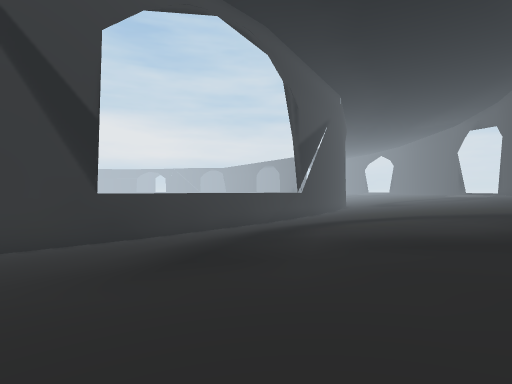
View 1 (above)

19 first-person views from a walk through a Unity game level. The camera is 1.3 m above the floor, looks level and sees 80° across. The floor is counted in squares, 2 m on a side. Each view is taken from the middle of a square. On the plan, view 1 faces up. The plan holds only what a view shows up to about 10 squares ahead; the rest is blank. The place goes on beyond the plan. Some animated figures are left out.

View 2
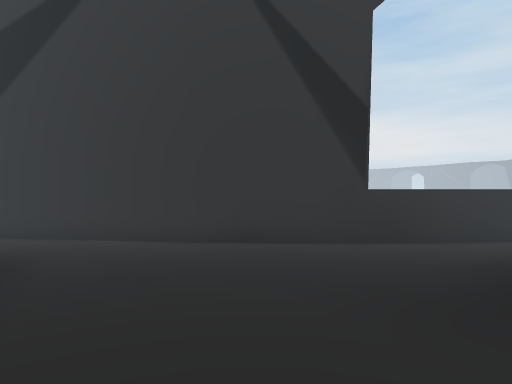

View 3
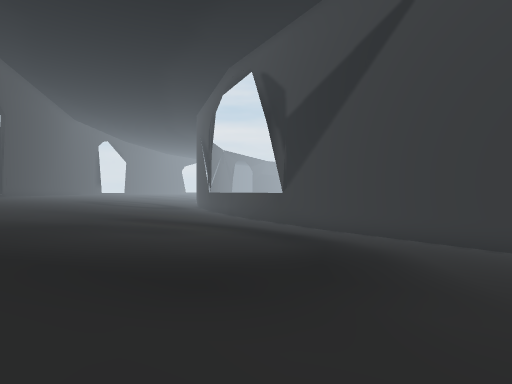

View 4
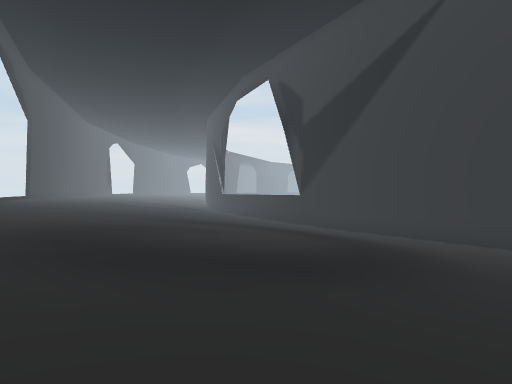

View 5
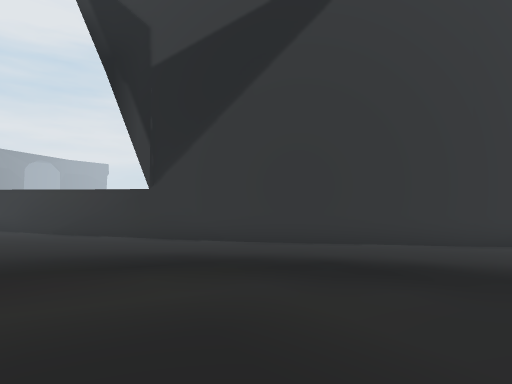

View 6
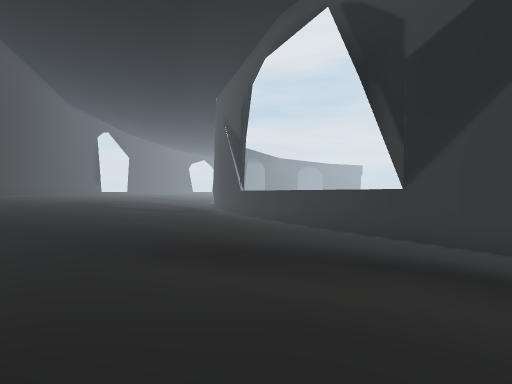

View 7
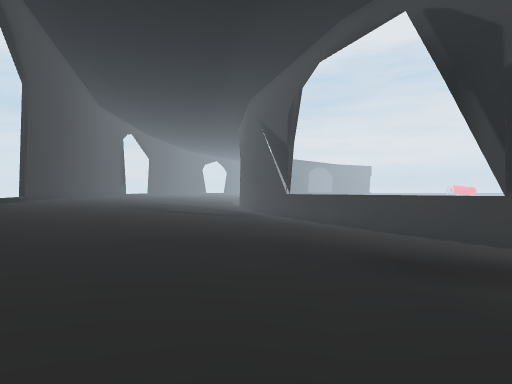

View 8
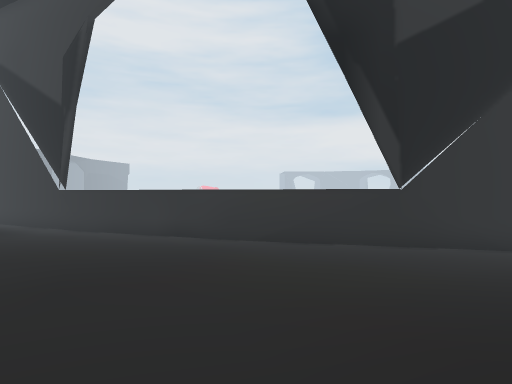

View 9
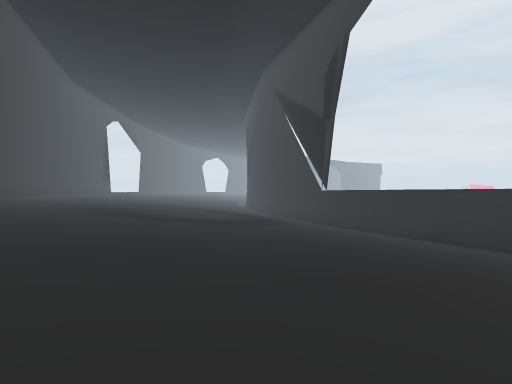

View 10
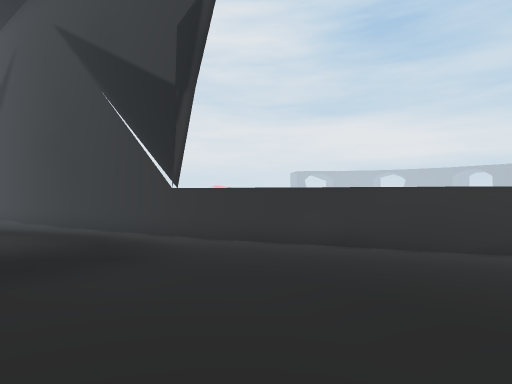

View 11
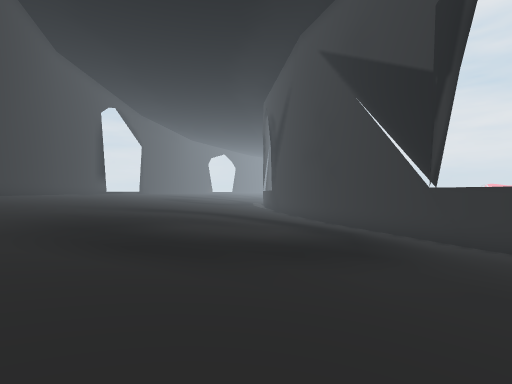

View 12
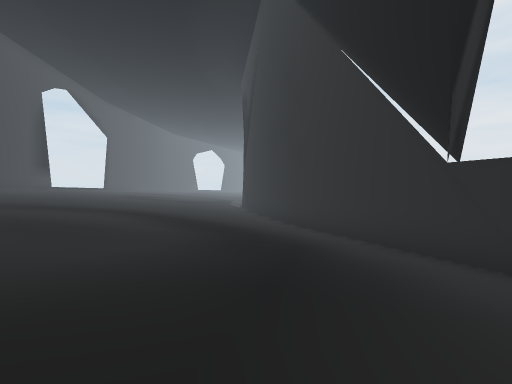

View 13
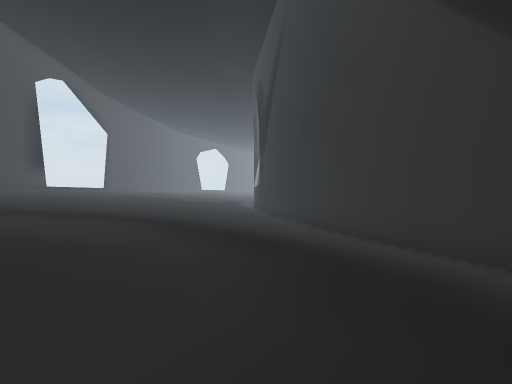

View 14
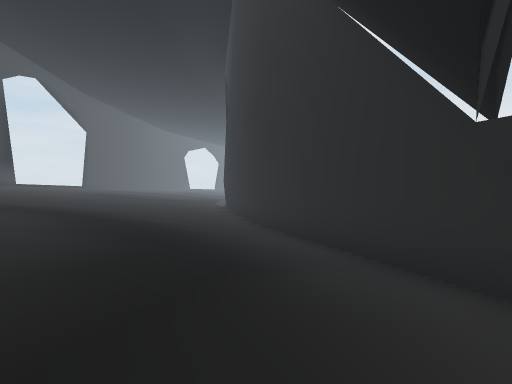

View 15
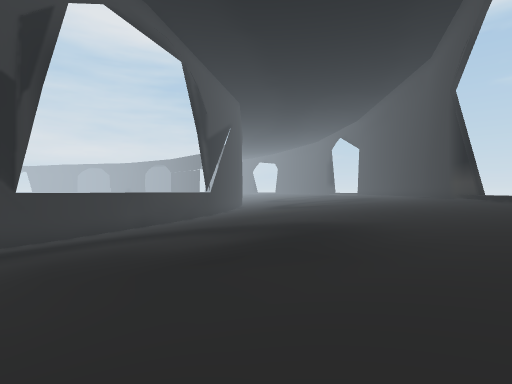

View 16
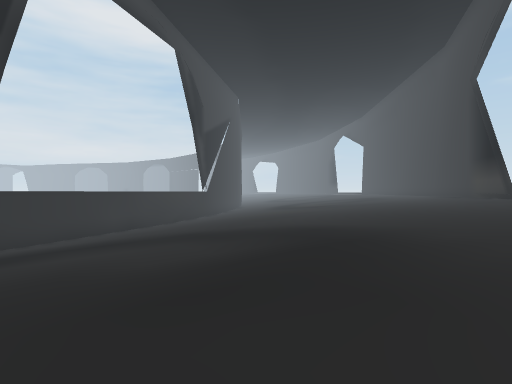

View 17
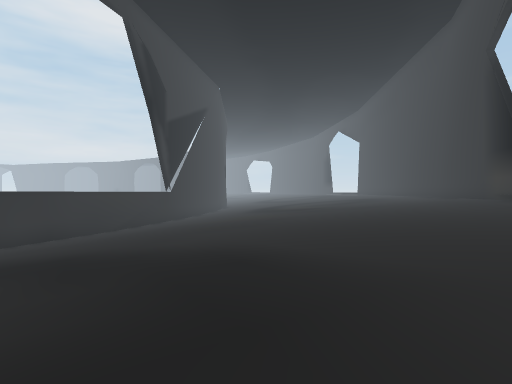

View 18
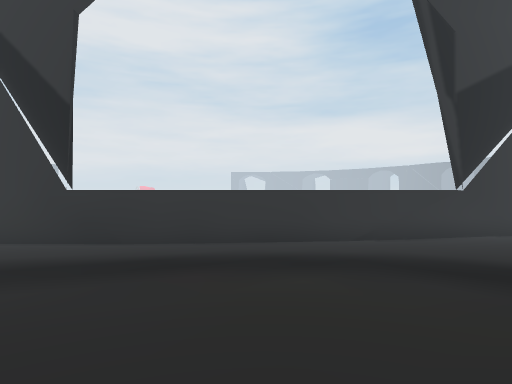

View 19
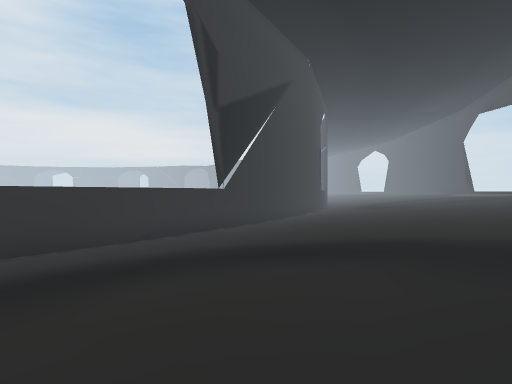

### Floor plan
Key: @ floor where view 1 was taken; # wall or solid block; . main floor; : floor 0.25 m higher than the main floor; - floor 0.25 m lower than the main floor; + floor 0.5 m higher than the main floor; _ floor 0.5 m lower than the main floor; * floor 0.75 m higher than the main floor; < floor 0.75 m lower than the main floor; % floor 1 m higher than the main floor; ( floor 1 m lower than the main floor; ! floor 1.25 m lower than the main floor; / step, stairs or slope; v drop or lower ground.
Columns run from 34 left of view 1 to 7 right of it. Each row starts with its distance up from view 1.
 18                                     ##(
 17                                    ##(((<_
 16                                   ##(((<<_
 15                                   #!((<<_-
 14                                  # (((<_--
 13                                 ##(((<<_-.
 12                                ##(((<<_-..
 11                               ##(((<<_--..
 10                              ##(((<<_--...
  9                             ##(((<<_--...:
  8                            ##(((<<_--...:+
  7                           ##(((<<__-...:+
  6                          ##(((<<_--...:+
  5                         ##(((<<_--...:+
  4                       ## (((<<_--...::+
  3                      ##!(((<<_--...::+
  2                     ##((((<<_--...::+
  1                   ## ((((<<_--...::+
  0                 ###((((<<<_--...: @
 -1                ##!((((<<__--...::+
 -2              ## ((((<<<_---...:++**
 -3            ## (((((<<__--....:++**
 -4         ### (((((<<<_---...::++*%
 -5       ###!(((((<<<__--....::++*%
 -6    ### ((((((<<<__--.....:++**%
 -7 ####!((((((<<<__---....::++**
 -8 !(((((((<<<<__---....::+++*%
 -9 (((((<<<<___---.....:+++**%
-10 ((<<<<<__----....::+++**%
-11 <<<<__----.....::+++**%%
-12 ___----......::+++**%%%
-13 -----......::+++**%%%%##
-14 -.......::++++**%%%%
-15 ..... ::++++**%%%%/v
-16 ..::  +++**%

Where each view was taken, in squares from view 1:
view 1: 0 up, 0 right, facing up
view 2: 1 up, 1 left, facing up-left
view 3: 1 down, 1 left, facing left
view 4: 2 down, 0 right, facing left
view 5: 4 down, 7 left, facing up-left
view 6: 4 down, 7 left, facing left
view 7: 7 down, 7 left, facing left
view 8: 8 down, 13 left, facing up-left
view 9: 8 down, 13 left, facing left
view 10: 10 down, 18 left, facing up-left
view 11: 10 down, 18 left, facing left
view 12: 8 down, 22 left, facing left
view 13: 9 down, 24 left, facing left
view 14: 7 down, 24 left, facing left
view 15: 16 down, 28 left, facing up-right
view 16: 15 down, 27 left, facing up-right
view 17: 14 down, 24 left, facing up-right
view 18: 7 up, 5 right, facing up-left
view 19: 7 up, 4 right, facing up
